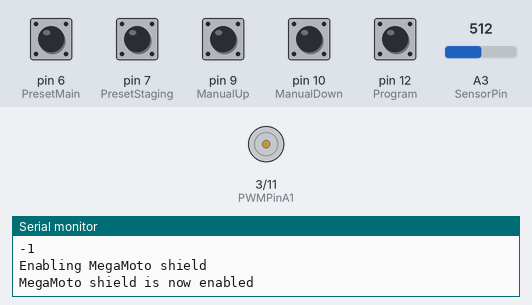
The sketch below on a simulated Arduino Uno, built with avr-gcc and run on an emulated ATmega328P. Shown: motor-driver pin pairs drawn as motors (green arrow = first pin HIGH = forward, orange = second pin HIGH = backward, longer = more drive, scaled by the enable pin), the last lines printed to the serial monitor. Inputs (shaded band) come from the test bench; at power-on: pin 6 (PresetMain), pin 7 (PresetStaging), pin 9 (ManualUp), pin 10 (ManualDown), pin 12 (Program) HIGH, A3 (SensorPin) = 512.

Above: at 1.2 s.
1.3 s: pin 9 (ManualUp) pulled LOW for 0.15 s
At 1.37 s:
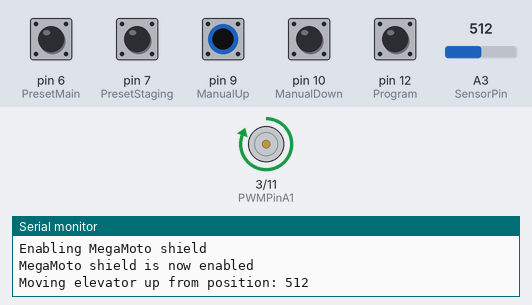
2.9 s: pin 10 (ManualDown) pulled LOW for 0.15 s
At 2.97 s:
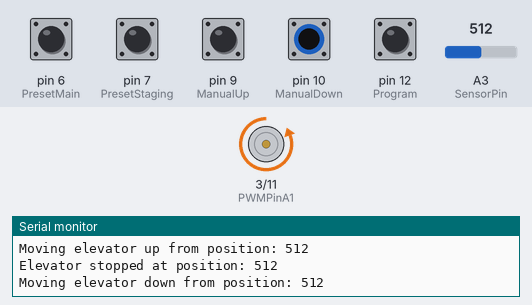
Timing chart, 0 to 5.9 s (numbered marks = the images above; inputs shaded):
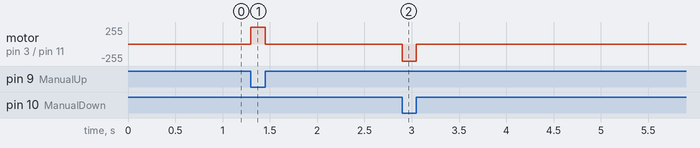

Measured:
- after the input at 1.3 s, motor on pin 3 (PWMPinA1) / pin 11 (PWMPinB1): stopped → forward 255/255 at once, → stopped 0.15 s later
- after the input at 2.9 s, motor on pin 3 (PWMPinA1) / pin 11 (PWMPinB1): stopped → backward 255/255 at once, → stopped 0.15 s later

The sketch:

Elevator.v0.7.ino
```cpp
// Version 0.7
// Version history
// 0.0 - Enables the MegaMoto board and sets the motor pins to inactive to avoid immediate movement of actuator
// 0.1 - Enables the manual up/down control button
// 0.2 - Adds the ElevatorUp, ElevatorDown, and ElevatorStop functions
// 0.3 - Add reading input from actuator
// 0.4 - Add support for preset buttons
// 0.5 - Add slowing down the elevator as it nears target to improve accuracy
// 0.6 - Add programming support
// 0.7 - Add EEPROM support

// Add button library
#include <Button.h>
#include <EEPROM.h>

// Use the jumpers on the board to select which pins will be used
int EnablePin = 8; // use pin 8 to enable board
int PWMPinA1 = 3;  // motor pin A for actuator
int PWMPinB1 = 11; // motor pin B for actuator

// Declare our buttons and specify the correponding pins
Button ManualUp(9);      // use pin 9 to move elevator up manually
Button ManualDown(10);   // use pin 10 to move elevator down manually
Button PresetMain(6);    // use pin 6 to move elevator to main level
Button PresetStaging(7); // use pin 7 to move elevator to staging level
Button Program(12);      // use pin 12 for programming switch

// Specify our input pin for actuator position
int SensorPin = A3;

// Set other globally used variables
int delaytime = 5*1000; // 5 seconds times 1,000 to convert to milliseconds
int MainLevel;    // will store/read these values from EEPROM for production
int StagingLevel; // will store/read these values from EEPROM for production
int CurrentPos = 0;   // use to read the current position of actuator
int TargetPos = 0;    // use to set the target position of actuator
int Accuracy = 1;    // stopping accuracy of the actuator - must be less than ApproachLimit
int ApproachLimit = 20;   // defines the vicinity of target where the actuator will slow down - must be greater than Accuracy
bool Programming = false; // if true, elevator is in programming mode
bool AutoPilot = false;   // if true, elevator is on autopilot
const int Stopped = 0;
const int GoingUp = 1;
const int GoingDown = 2;
const int Fast = 3;
const int Slow = 4;
int AutoPilotStatus = Stopped;
int AutoPilotSpeed = Fast;
int FullSpeed = 255;    // full elevator speed
int ApproachSpeed = 60; // slow elevator speed
const int MainAddress = 0;    // EEPROM address for storing the main level
const int StagingAddress = 5; // EEPROM address for storing the staging level

void setup() {
  // put your setup code here, to run once:

  // initialize serial port
  Serial.begin(9600);

  // initialize our buttons
  ManualUp.begin();
  ManualDown.begin();
  PresetMain.begin();
  PresetStaging.begin();
  Program.begin();

  // read values from EEPROM
  EEPROM.get(MainAddress,MainLevel);
  EEPROM.get(StagingAddress,StagingLevel);
  Serial.println("Read the following values for main and staging levels:");
  Serial.println(MainLevel);
  Serial.println(StagingLevel);

  // initialize MegaMoto board
  pinMode(EnablePin, OUTPUT); //Enable the board
  pinMode(PWMPinA1, OUTPUT);
  pinMode(PWMPinB1, OUTPUT);  //Set motor outputs

  // set our sensor pin to read
  pinMode(SensorPin, INPUT);

  // make sure we don't move the actuator upon start
  analogWrite(PWMPinA1, 0);
  analogWrite(PWMPinB1, 0);

  // enable the megamoto shield
  Serial.println("Enabling MegaMoto shield");
  // delay(delaytime);
  digitalWrite(EnablePin, HIGH);
  Serial.println("MegaMoto shield is now enabled");

}

void loop() {

  CurrentPos = ReadPos();

  if ((AutoPilot) && (ReachedTarget(CurrentPos))) {
      ElevatorStop();
      AutoPilot = false;
      AutoPilotStatus = Stopped;
  }
  if (PresetMain.pressed()) {
    if (Programming) {
      MainLevel = ReadPos();
      EEPROM.put(MainAddress,MainLevel);
      Serial.print("Main level set to: ");
      Serial.println(MainLevel);
    }
    else {
      AutoPilot = true;
      TargetPos=MainLevel;
      GoToTarget();
    }
  }
  if (PresetStaging.pressed()) {
    if (Programming) {
      StagingLevel = ReadPos();
      EEPROM.put(StagingAddress,StagingLevel);
      Serial.print("Staging level set to: ");
      Serial.println(StagingLevel);
    }
    else {
       AutoPilot = true;
       TargetPos=StagingLevel;
       GoToTarget();
    }
  }
  if (ManualUp.pressed()) {
    AutoPilot = false;
    ElevatorUp(FullSpeed);
  }
  if (ManualDown.pressed()) {
    AutoPilot = false;
    ElevatorDown(FullSpeed);
  }
  if (ManualUp.released() || ManualDown.released()) {
    ElevatorStop();
  }
  if (Program.pressed()) {
    Programming = true;
    Serial.println("Entering programming mode.");
  }
  if (Program.released()) {
    Programming = false;
    Serial.println("Exiting programming mode.");
  }
}

void ElevatorUp(int Speed) {
  // Activate pin A and deactivate pin B
  analogWrite(PWMPinA1, Speed);
  analogWrite(PWMPinB1, 0); // speed 0-255

  // Print starting point
  Serial.print("Moving elevator up from position: ");
  Serial.println(ReadPos());
}

void ElevatorDown(int Speed) {
  // Activate pin B and deactivate pin A
  analogWrite(PWMPinA1, 0);
  analogWrite(PWMPinB1, Speed); // speed 0-255

  // Print starting point
  Serial.print("Moving elevator down from position: ");
  Serial.println(ReadPos());
}

void ElevatorStop() {
  // Deactivate both pins
  analogWrite(PWMPinA1, 0);
  analogWrite(PWMPinB1, 0); // speed 0-255

  // Print stopping point
  Serial.print("Elevator stopped at position: ");
  Serial.println(ReadPos());
}

int ReadPos() {
  return analogRead(SensorPin);
}

void GoToTarget() {

  AutoPilot = true;
  if (ReachedTarget(CurrentPos)) {
    Serial.println("Elevator already at target.");
    AutoPilot = false;
  }
  else if (TargetPos < CurrentPos) {
    ElevatorDown(FullSpeed);
    AutoPilotStatus = GoingDown;
    AutoPilotSpeed = Fast;
  }
  else if (TargetPos > CurrentPos) {
    ElevatorUp(FullSpeed);
    AutoPilotStatus = GoingUp;
    AutoPilotSpeed = Fast;
  }
}

bool ReachedTarget(int CheckPos) {
  int LimitLow = CheckPos - Accuracy;
  int LimitHigh = CheckPos + Accuracy;
  int ApproachLow = CheckPos - ApproachLimit;
  int ApproachHigh = CheckPos + ApproachLimit;

  if (AutoPilotSpeed == Fast) {
    if ((TargetPos < ApproachHigh) && (TargetPos > ApproachLow)) {
      Serial.println("Elevator nearing target, slowing down.");
      AutoPilotSpeed = Slow;
      if (AutoPilotStatus == GoingDown) {
        ElevatorDown(ApproachSpeed);
      }
      else if (AutoPilotStatus == GoingUp) {
        ElevatorUp(ApproachSpeed);
      }
    }
    return false;
  }
  else if ((TargetPos < LimitHigh) && (TargetPos > LimitLow)) {
    Serial.println("Elevator reached target.");
    return true;
  }
  else {
    return false;
  }
}
```
